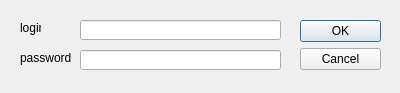
<?xml version="1.0" encoding="UTF-8"?>
<ui version="4.0">
 <class>login</class>
 <widget class="QDialog" name="login">
  <property name="geometry">
   <rect>
    <x>0</x>
    <y>0</y>
    <width>400</width>
    <height>93</height>
   </rect>
  </property>
  <property name="windowTitle">
   <string>Dialog</string>
  </property>
  <widget class="QDialogButtonBox" name="buttonBox">
   <property name="geometry">
    <rect>
     <x>300</x>
     <y>20</y>
     <width>81</width>
     <height>241</height>
    </rect>
   </property>
   <property name="orientation">
    <enum>Qt::Vertical</enum>
   </property>
   <property name="standardButtons">
    <set>QDialogButtonBox::Cancel|QDialogButtonBox::Ok</set>
   </property>
  </widget>
  <widget class="QLineEdit" name="lineEdit">
   <property name="geometry">
    <rect>
     <x>80</x>
     <y>20</y>
     <width>201</width>
     <height>20</height>
    </rect>
   </property>
  </widget>
  <widget class="QLineEdit" name="lineEdit_2">
   <property name="geometry">
    <rect>
     <x>80</x>
     <y>50</y>
     <width>201</width>
     <height>20</height>
    </rect>
   </property>
  </widget>
  <widget class="QLabel" name="label">
   <property name="geometry">
    <rect>
     <x>20</x>
     <y>20</y>
     <width>21</width>
     <height>16</height>
    </rect>
   </property>
   <property name="text">
    <string>login</string>
   </property>
  </widget>
  <widget class="QLabel" name="label_2">
   <property name="geometry">
    <rect>
     <x>20</x>
     <y>50</y>
     <width>61</width>
     <height>16</height>
    </rect>
   </property>
   <property name="text">
    <string>password</string>
   </property>
  </widget>
 </widget>
 <resources/>
 <connections>
  <connection>
   <sender>buttonBox</sender>
   <signal>accepted()</signal>
   <receiver>login</receiver>
   <slot>accept()</slot>
   <hints>
    <hint type="sourcelabel">
     <x>248</x>
     <y>254</y>
    </hint>
    <hint type="destinationlabel">
     <x>157</x>
     <y>274</y>
    </hint>
   </hints>
  </connection>
  <connection>
   <sender>buttonBox</sender>
   <signal>rejected()</signal>
   <receiver>login</receiver>
   <slot>reject()</slot>
   <hints>
    <hint type="sourcelabel">
     <x>316</x>
     <y>260</y>
    </hint>
    <hint type="destinationlabel">
     <x>286</x>
     <y>274</y>
    </hint>
   </hints>
  </connection>
 </connections>
</ui>
